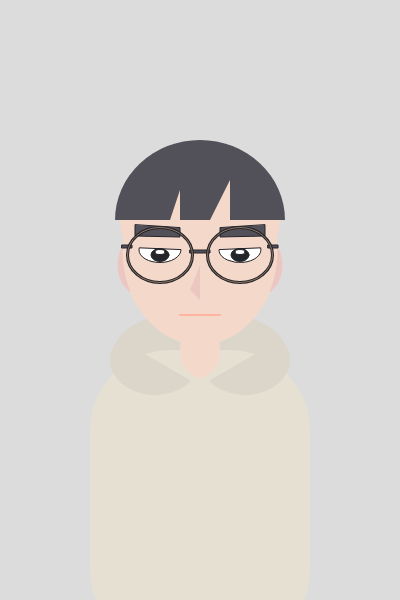
Frame 1 (no input)
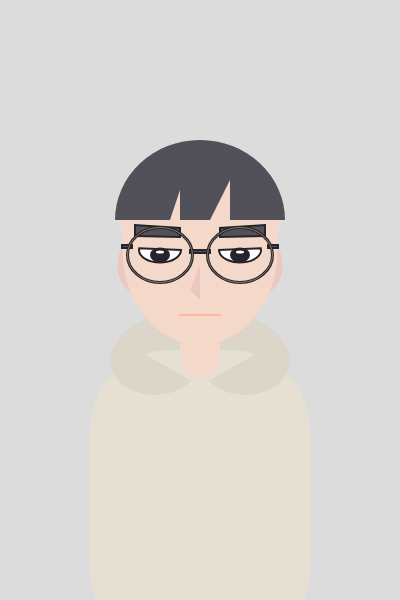
Frame 60 (no input)
Frame 120 (the mouse pressed at the canvas centre since frame 60): identical to frame 60, image omitted

The p5.js sketch that drew these frames (run headless with seeded random() and noise() and a simulated clock; from frame 60 on, the mouse is pressed at the canvas centre):

// p5.js sketch
// ── sketch.js
function setup() {

  createCanvas(400, 600);

}



function draw() {

  background(220);

  

    noStroke();

   fill("#dbd6c9");

  ellipse(200,350,170,80)



  fill("#ECC7C1");

  ellipse(140, 265, 45,60);

  ellipse(260, 265, 45,60);

  fill("#F4D9CB");

  rect(130, 250, 140, 70, 0, 0, 40, 40); 

  ellipse(200, 250, 155, 190);

  rect(120, 170, 160, 100, 80, 80);

  fill("FFFFFF");

  

  stroke("#25242a");

  arc(160, 250, 42, 25, 0,radians(185),CHORD);

  arc(240, 250, 42, 25, radians(355),radians(180),CHORD);

  fill("#25242a");

  ellipse(160, 255, 18, 13);

  ellipse(240, 255, 18, 13);

  fill("FFFFFF");

  ellipse(160, 252, 10, 5);

  ellipse(240, 252, 10, 5);

  

  fill("#525059");

  quad(135, 225, 135, 236, 180, 237, 180, 228);

  quad(265, 225, 265, 236, 220, 237, 220, 228);

  rect(190, 250, 20, 3);

  rect(122, 245, 10, 3);

  rect(268, 245, 10, 3);

  noFill();

  strokeWeight(3);

  ellipse(160,255,65,55);

  ellipse(240,255,65,55);

  stroke("#8e7964");

  strokeWeight(1);

  ellipse(160,255,65,55);

  ellipse(240,255,65,55);

  fill("#ECC7C1");

  noStroke();

  triangle(200,265,190,290,200,300);

  stroke("#ffb59e");

  strokeWeight(2);

  line(180,315,220, 315);

  

  

  fill("#525059");

  noStroke();

  arc(200, 220, 170,160,PI,0,CHORD);

  fill("#F4D9CB");

  triangle(170,220, 180, 190, 180, 220);

  triangle(210,220, 230, 180, 230, 220);

  fill("#e6e0d3");

  rect(90, 350, 220,300, 80, 80);

  fill("#F4D9CB");

  ellipse(200, 350, 40, 55);

   fill("#dbd6c9");

  arc(155,360,90,70,radians(30),radians(210),CHORD);

  arc(245,360,90,70,radians(330),radians(150),CHORD);



}
